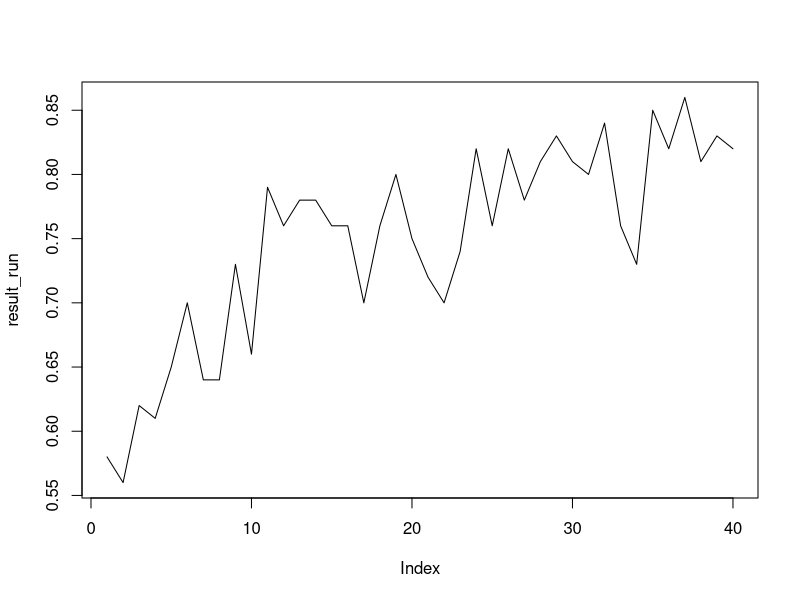

The R script that drew this image: (Note: a time limit stopped this script after it produced the figure.)
# tic tac toe
#TODO: make it an shiny app
#report bug in lisp version:  (defun run) call (init)

library(purrr)

resample <- function(x, ...)
  x[sample.int(length(x), ...)]

num_rows <- 3L
num_cols <- 3L

# alpha <- 0.5
# eps <- 0.01

player_one <- 1L  #(x)
player_two <- -1L #(o)

# initializing the game
initialize <- function(init_state = 0L) {
  board <- matrix(init_state, num_rows, num_cols)
  return(board)
} ## board <- initialize(c(1,1,0,0,1,0,0,0,1))


# initializing the value table
initialize_state_value <- function(init_val = 0) {
  value_table <- rep(init_val, 512 * 512)
  value_table[[1]] <- 0.5
  return(value_table)
} ## value_table <- initialize_state_value(NA)


# hashing the board state
state_index <- function(board) {
  power_of_2 <- matrix(2 ^ (0:8), num_rows, num_cols) ## check this in more detail
  state_hash <- sum(power_of_2[board == player_one]) + (512 * sum(power_of_2[board == player_two])) + 1
  
  return(state_hash)
} ## state_index(board)


# returns the reward
reward <- function(board) {
  if (any(colSums(board) == 3L) | any(rowSums(board) == 3L) |
      any(sum(diag(board)) == 3L) |
      any(sum(diag(board[nrow(board):1, ])) == 3L)) {
    return(1)
    
  }
  else if (any(colSums(board) == -3L) | any(rowSums(board) == -3L) |
           any(sum(diag(board)) == -3L) |
           any(sum(diag(board[nrow(board):1, ])) == -3L)) {
    return(0)
  } else if (all(board != 0)) {
    return(0)
  }
  return(0.5)
}  ## reward(board)

# check for end of the game
is_done <- function(board) {
  if (any(colSums(board) == 3L) | any(rowSums(board) == 3L) |
      any(sum(diag(board)) == 3L) |
      any(sum(diag(board[nrow(board):1, ])) == 3L)) {
    return(TRUE) ## for player one
  }
  if (any(colSums(board) == -3L) | any(rowSums(board) == -3L) |
      any(sum(diag(board)) == -3L) |
      any(sum(diag(board[nrow(board):1, ])) == -3L)) {
    return(TRUE)  ## for player two
  } else if (all(board != 0)) {
    return(TRUE)  ## tie
  }
  return(FALSE) ## still games goes on!
}## is_done(board)

# getting and setting value in value table
value_get <- function(value_table, index) {
  return(value_table[[index]])
} ## value_get(value_table, state_index(board))

value_set <- function(value_table, index, value) {
  value_table[[index]] <- value
  invisible(value_table)
} ## value_table <- value_set(value_table, state_index(board), 0.13)

# next possible moves (open positions)
possible_moves <- function(board) {
  return(which(board == 0L))
} ## possible_moves(board)


next_move <- function(board, player, epsilon) {
  legal_moves <- possible_moves(board)
  if (runif(1) > epsilon) {
    # best move and also update the value of that state
    
    # iterating over 'legal_moves' and gathering their values in the 'value_table'
    values_of_legal_moves <-
      #first collecting the next possible states
      purrr::map(
        legal_moves,
        .f = next_state,
        board = board,
        player = player
      ) %>%
      # then calculating their indexes
      map_dbl(.f = state_index) %>%
      # finally getting their values
      map_dbl(.f = value_get, value_table = value_table)
    best_value <- which.max(values_of_legal_moves)
    list <- list("move" = legal_moves[best_value], "is_greedy" = T)
    return(list)
  } else {
    # exploratory move
    list <- list("move" = resample(legal_moves, 1),
                 "is_greedy" = F)
    return(list)
  }
}

# taking action in the board
next_state <- function(board, player, move){
  if (player != 1L & player != -1L)
    ## checking for correct player(+1 for player one and -1 for player two)
    stop("'player' argument in 'next_state()' must be either +1 or -1")
  
  legal_moves <- possible_moves(board)
  
  if(all(legal_moves != move))
    stop("wrong move\n choose a move from 'possible_moves()'")

  board[[move]] <- player
  val <- reward(board)
  index <- state_index(board)

  if (is.na(value_get(value_table, index)))
    value_table <<- value_set(value_table, index, val)
    invisible(board)
}

# print the board
print_board <- function(board) {
  board[board == 1L] <- "X"
  board[board == -1L] <- "O"
  board[board == 0L] <- "--"
  print(board)
} ## print_board(board)


# update the value of the states (update the 'value_table')
value_update <- function(previous_state_index, current_state_index, alpha) {
  previous_state_value <- value_get(value_table, previous_state_index)
  if(is.na(previous_state_value))
    stop("na value")
  current_state_value <- value_get(value_table, current_state_index)
  new_value <- previous_state_value + (alpha * (current_state_value - previous_state_value)) ##the update rule
  # cat("\nvalue: ", new_value, "old_val: ", previous_state_value, "current_s_val: ", current_state_value, "\n")
  value_table <- value_set(value_table, index = previous_state_index, value = new_value)
  invisible(value_table)
}


# play a full game (player_one(X) will learn and player_two(O) will act randomly)
game <- function(eps = 0.01, alpha = 0.5, verbose = F) {
  # message("starting a new game...\n")
  board <- initialize()
  if (verbose)
    print_board(board)
  while (TRUE) {
    old_state_index <- state_index(board)
    player_two_move <- next_move(board, player_two, epsilon = 1)  #epsilon sets to 1 to act randomly
    board <- next_state(board, player = player_two, move = player_two_move$move) #player_two(O) move
    if (is_done(board)) {
      if (verbose)
        print_board(board)
      
      current_state_index <- state_index(board)
      value_table <<- value_update(old_state_index, current_state_index, alpha)
      return(value_get(value_table, current_state_index))
    }
    
    player_one_move <- next_move(board, player = player_one, epsilon = eps)
    board <- next_state(board, player = player_one, move = player_one_move$move)
    if(player_one_move$is_greedy){
      current_state <- state_index(board)
      value_table <<- value_update(old_state_index, current_state, alpha)
    }
    if (verbose)
      print_board(board)
    if (is_done(board)) {
      index <- state_index(board)
      return(value_get(value_table, index))
    }
  }
}


run <- function(num_bins = 40, bin_size = 100, ...){
  value_table <<- initialize_state_value(NA)
  avg <- vector("double", num_bins)
  for(i in seq_len(num_bins)){
    temp <- vector("double", bin_size)
    for(j in seq_len(bin_size))
      temp[[j]] <- game(...)
    avg[[i]] <- print(mean(temp))
  }
  invisible(avg)
}# run()


runs <- function(num_runs = 10, num_bins = 40, bin_size = 100, ...) {
  ##CAUTION: you should make a global value_table (outside the function)
  mat <- matrix(nrow = num_runs, ncol = num_bins)
  for(i in seq_len(num_runs))
    mat[i, ] <- run(num_bins, bin_size, ...)
  
  print(colMeans(mat))
  invisible(mat)
} #runs()



## using 'game()':
value_table <- initialize_state_value(NA)
game(verbose = T)

## using 'run()'
result_run <- run(40, 100, eps = 0.01, alpha = 0.5)
plot(result_run, ty= "l")

## using 'runs()'
result_runs <- runs(10, 100, 100, eps = 0.01, alpha = 0.5)
plot(colMeans(result_runs), ty= "l")
